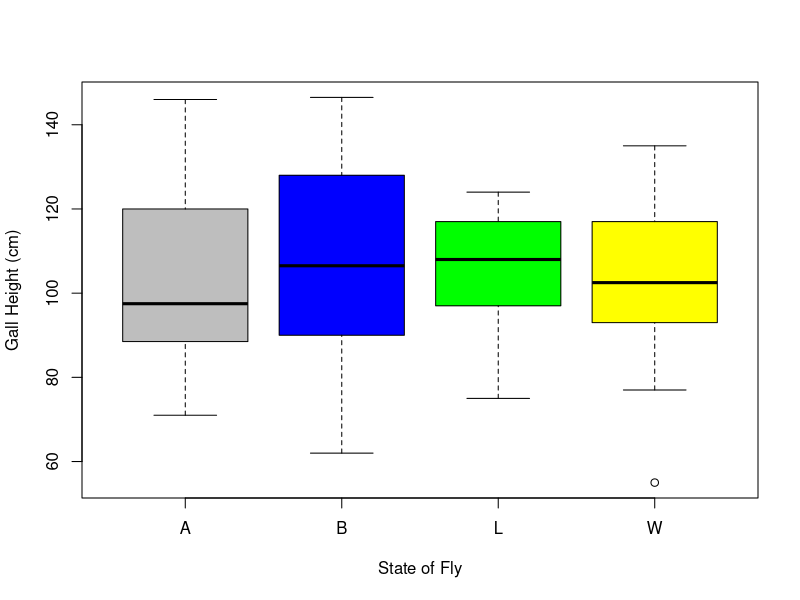
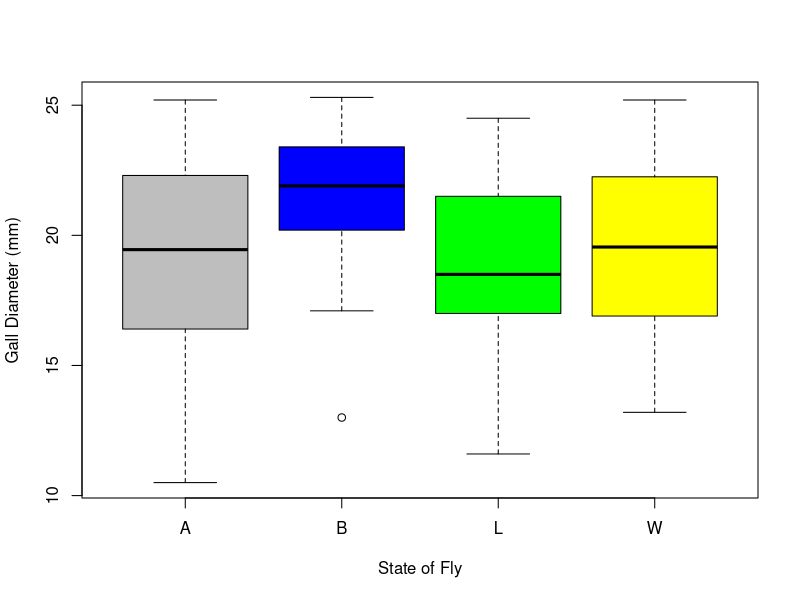

These figures' R source, in order:
## ---- chunk 1
knitr::opts_chunk$set(echo = FALSE)
## ---- chunk 2

Gall <- read.csv("Gall_RawData.csv")
attach(Gall)

boxplot(Height ~ GallState,
        ylab="Gall Height (cm)",
        xlab="State of Fly", 
        col= c("gray", "blue", "green", "yellow")
)

boxplot(Diameter ~ GallState,
        ylab="Gall Diameter (mm)",
        xlab="State of Fly",
        col= c("gray", "blue", "green", "yellow")
)


